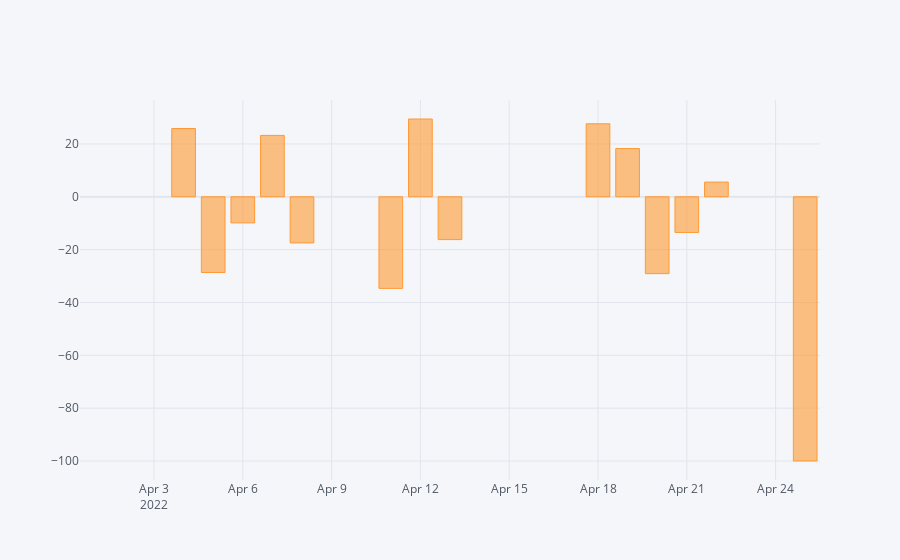

Notebook cell for this chart:
### Code cell
returns['Volume'].iplot(kind='bar')

### Figure 1 — Plotly figure (JSON) as saved in the notebook; plotly's stock layout.template omitted (floating-point values rounded to 4 significant figures)
{"data": [{"marker": {"color": "rgba(255, 153, 51, 0.6)", "line": {"color": "rgba(255, 153, 51, 1.0)", "width": 1}}, "name": "Volume", "orientation": "v", "text": "", "type": "bar", "x": ["2022-04-01", "2022-04-04", "2022-04-05", "2022-04-06", "2022-04-07", "2022-04-08", "2022-04-11", "2022-04-12", "2022-04-13", "2022-04-18", "2022-04-19", "2022-04-20", "2022-04-21", "2022-04-22", "2022-04-25"], "y": ["", 25.84, -28.65, -9.882, 23.24, -17.47, -34.67, 29.45, -16.2, 27.63, 18.26, -29.08, -13.49, 5.576, -100]}], "layout": {"legend": {"bgcolor": "#F5F6F9", "font": {"color": "#4D5663"}}, "paper_bgcolor": "#F5F6F9", "plot_bgcolor": "#F5F6F9", "title": {"font": {"color": "#4D5663"}}, "xaxis": {"gridcolor": "#E1E5ED", "showgrid": true, "tickfont": {"color": "#4D5663"}, "title": {"font": {"color": "#4D5663"}, "text": ""}, "zerolinecolor": "#E1E5ED"}, "yaxis": {"gridcolor": "#E1E5ED", "showgrid": true, "tickfont": {"color": "#4D5663"}, "title": {"font": {"color": "#4D5663"}, "text": ""}, "zerolinecolor": "#E1E5ED"}}}
